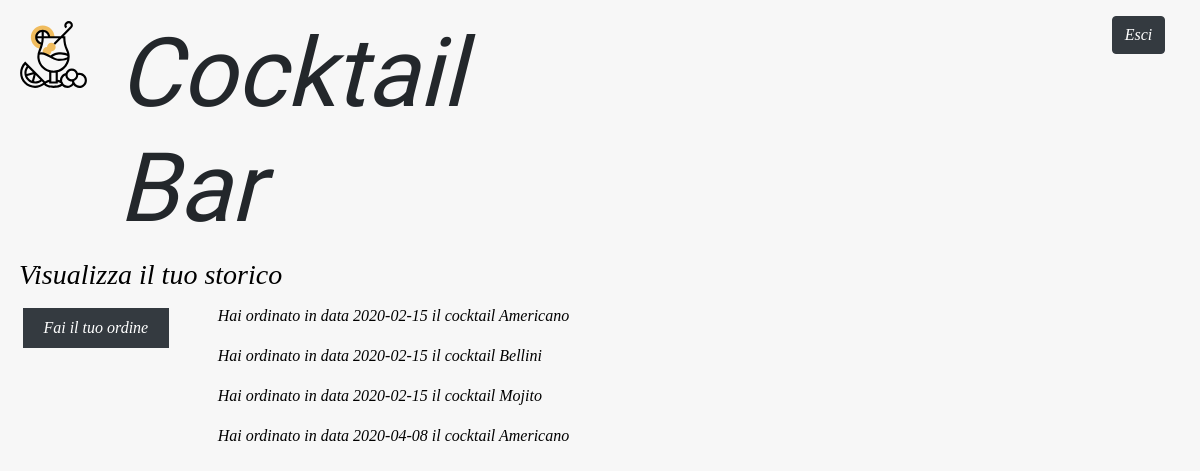
Page /storico/6/ on the earlier database version.
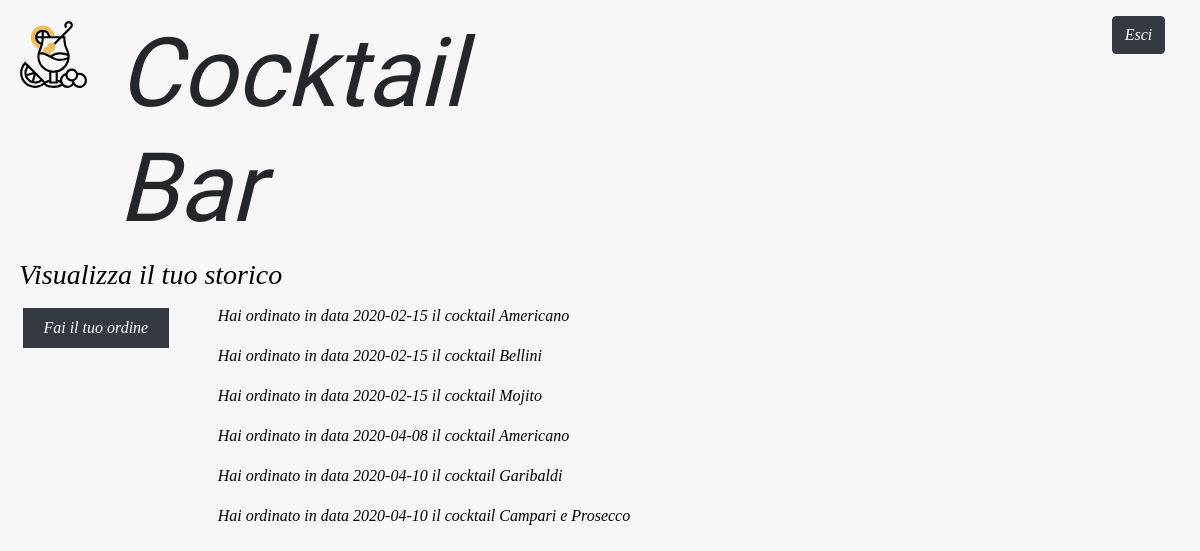
Same page on the later database version.
### bar/models.py (models this page shows, shortened)
class ClienteOrdinaCocktailRicevendoCodicePrenotazione(models.Model):
    id = models.BigAutoField(primary_key=True)
    data = models.CharField(max_length=100)
    fk_id_cliente = models.ForeignKey(Cliente,
                                      db_column='fk_id_cliente',
                                      on_delete=models.CASCADE)
    fk_id_cocktail = models.ForeignKey(Cocktail,
                                       db_column='fk_id_cocktail',
                                       on_delete=models.CASCADE)
    fk_id_codice_prenotazione = models.ForeignKey(CodicePrenotazione,
                                                  db_column='fk_id_codice_prenotazione',
                                                  on_delete=models.CASCADE)
    class Meta:
        db_table = 'Cliente_ordina_cocktail_ricevendo_codice_prenotazione'

class Cocktail(models.Model):
    id = models.BigAutoField(primary_key=True)
    nome = models.CharField(max_length=100)
    ingredienti = models.TextField()  # This field type is a guess.
    prezzo = models.FloatField()
    class Meta:
        db_table = 'Cocktail'

### bar/views.py (the view)
# urls.py: path('storico/<int:cliente_id>/', views.goToStorico, name='storico'),
def goToStorico(request, cliente_id):
    global ordine
    ordine = []
    global totale
    totale = 0
    cliente = Cliente.objects.get(id=cliente_id)
    list_ordinazioni = ClienteOrdinaCocktailRicevendoCodicePrenotazione.objects.filter(fk_id_cliente=cliente)
    cocktails = []
    for ordinazione in list_ordinazioni:
        cocktail = Cocktail.objects.get(id=ordinazione.fk_id_cocktail.id)
        cocktails.append({
            'nome': cocktail.nome,
            'data': ordinazione.data,
        })
    context = {
        'cocktails': cocktails,
        'cliente_id': cliente_id,
    }
    return render(request, 'bar/storico.html', context)

### bar/templates/bar/storico.html (shortened to what this page needs)
<!DOCTYPE html>
<html lang="it">
<head>
    {% load static %}
    <link rel="stylesheet" href="{% static 'bar/bootstrap/css/bootstrap.css' %}">
    <link rel="stylesheet" href="https://cdnjs.cloudflare.com/ajax/libs/font-awesome/4.7.0/css/font-awesome.min.css">
    <link rel="stylesheet" href="{% static 'bar/css/style.css' %}">
    <link rel="stylesheet" href="{% static 'bar/css/storico.css' %}">
</head>
<body>
    <header>
        <div class="container-header mt-3">
            <div class="row m-1">
                <div class="col-1">
                    <img src="{% static 'bar/imgs/cocktail.svg' %}" alt="bicchiere da cocktail" class="logo-glass">
                </div>
                <div class="col-5">
                    <h1 class="title-header">Cocktail Bar</h1>
                </div>
                <div class="col-6">
                    <div class="row justify-content-end">
                        <div class="offset-8 col-2">
                            <a class="btn btn-dark" href="{% url 'logout' %}">Esci</a>
                        </div>
                    </div>
                </div>
            </div>
        </div>
    </header>
    <div class="container-title-storico">
        <div class="row m-1">
            <div class="col-12">
                <h3>Visualizza il tuo storico</h3>
            </div>
        </div>
    </div>
    <div class="container-storico">
        <div class="row m-1">
            <div class="col-2">
                <div class="row justify-content-center">
                    <div class="col-12 text-center">
                        <ul class="nav flex-column">
                            <li class="nav-item">
                                <a class="nav-link btn-dark m-1" href="{% url 'goToOrdinazione' cliente_id %}">Fai il tuo ordine</a>
                            </li>
                        </ul>
                    </div>
                </div>
            </div>
            <div class="col-10">
                {% for ordinazione in cocktails %}
                    <p>Hai ordinato in data {{ ordinazione.data }} il cocktail {{ ordinazione.nome }}</p>
                {% endfor %}
            </div>
        </div>
    </div>
</body>
</html>

Differences in the rows shown:
added ClienteOrdinaCocktailRicevendoCodicePrenotazione: data "2020-04-10"
now on this page (row unchanged): Cocktail: nome "Garibaldi"
added ClienteOrdinaCocktailRicevendoCodicePrenotazione: data "2020-04-10"
now on this page (row unchanged): Cocktail: nome "Campari e Prosecco"
Other differences:
new list line: "Hai ordinato in data il cocktail"
